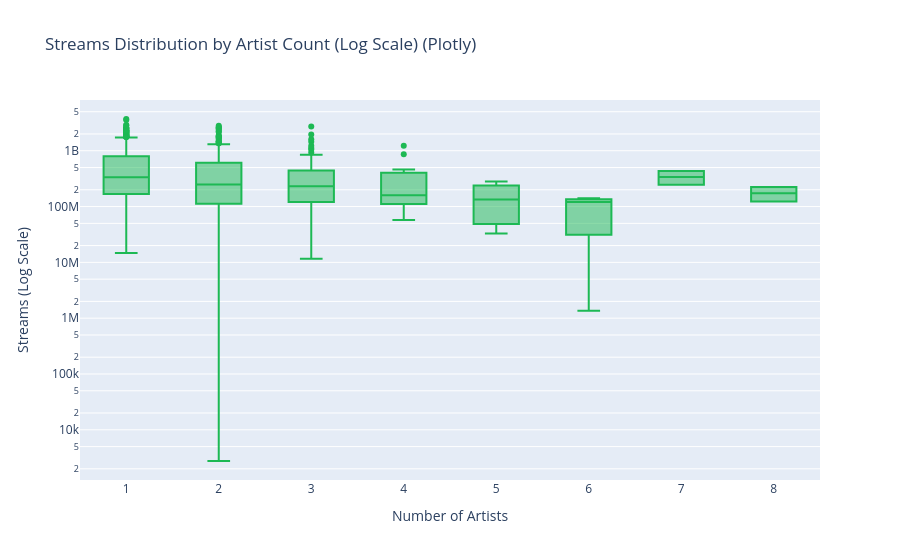
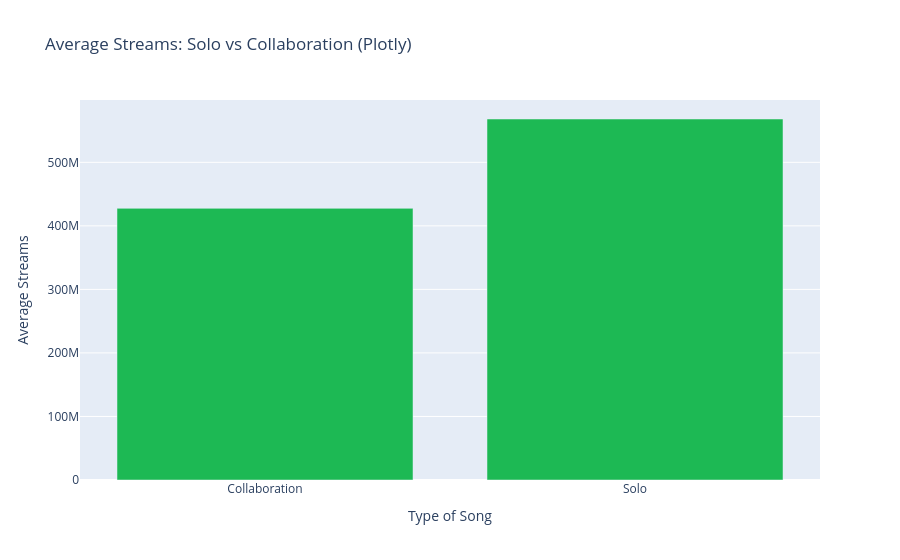

Notebook cell for these charts, in order:
### Markdown cell above
## 5.1 ARTIST ANALYSIS

### Code cell
print("=== ARTIST IMPACT ANALYSIS ===")

# Prepare data for Solo vs Collaboration
df_cleaned['is_collaboration'] = np.where(df_cleaned['artist_count'] > 1, 'Collaboration', 'Solo')
collab_stats = df_cleaned.groupby('is_collaboration')['streams'].mean().reset_index()

# Streams Distribution by Artist Count (Log Scale Boxplot)
fig1 = px.box(df_cleaned, x='artist_count', y='streams',
              title='Streams Distribution by Artist Count (Log Scale) (Plotly)',
              log_y=True,
              color_discrete_sequence=['#1DB954'])
fig1.update_layout(xaxis_title='Number of Artists', yaxis_title='Streams (Log Scale)')
fig1.show()
save_div_to_json(fig1, 'streams_distribution_by_artist_count_boxplot')

# Average Streams: Solo vs Collaboration (Bar Chart)
fig2 = px.bar(collab_stats, x='is_collaboration', y='streams',
              title='Average Streams: Solo vs Collaboration (Plotly)',
              color_discrete_sequence=['#1DB954'])
fig2.update_layout(xaxis_title='Type of Song', yaxis_title='Average Streams')
fig2.show()
save_div_to_json(fig2, 'average_streams_solo_vs_collaboration_bar')

### Figure 1 — Plotly figure (JSON) as saved in the notebook; plotly's stock layout.template omitted (floating-point values rounded to 4 significant figures; data arrays with more than 128 entries replaced by an {"elided": "..."} marker saying what was removed)
{"data": [{"alignmentgroup": "True", "hovertemplate": "artist_count=%{x}<br>streams=%{y}<extra></extra>", "legendgroup": "", "marker": {"color": "#1DB954"}, "name": "", "notched": false, "offsetgroup": "", "orientation": "v", "showlegend": false, "type": "box", "x": {"elided": "952 int values"}, "x0": " ", "xaxis": "x", "y": {"elided": "952 int values"}, "y0": " ", "yaxis": "y"}], "layout": {"boxmode": "group", "legend": {"tracegroupgap": 0}, "title": {"text": "Streams Distribution by Artist Count (Log Scale) (Plotly)"}, "xaxis": {"anchor": "y", "domain": [0, 1], "title": {"text": "Number of Artists"}}, "yaxis": {"anchor": "x", "domain": [0, 1], "title": {"text": "Streams (Log Scale)"}, "type": "log"}}}

### Figure 2 — Plotly figure (JSON) as saved in the notebook; plotly's stock layout.template omitted (floating-point values rounded to 4 significant figures)
{"data": [{"hovertemplate": "is_collaboration=%{x}<br>streams=%{y}<extra></extra>", "legendgroup": "", "marker": {"color": "#1DB954", "pattern": {"shape": ""}}, "name": "", "orientation": "v", "showlegend": false, "textposition": "auto", "type": "bar", "x": ["Collaboration", "Solo"], "xaxis": "x", "y": [427600000.0, 568200000.0], "yaxis": "y"}], "layout": {"barmode": "relative", "legend": {"tracegroupgap": 0}, "title": {"text": "Average Streams: Solo vs Collaboration (Plotly)"}, "xaxis": {"anchor": "y", "domain": [0, 1], "title": {"text": "Type of Song"}}, "yaxis": {"anchor": "x", "domain": [0, 1], "title": {"text": "Average Streams"}}}}
